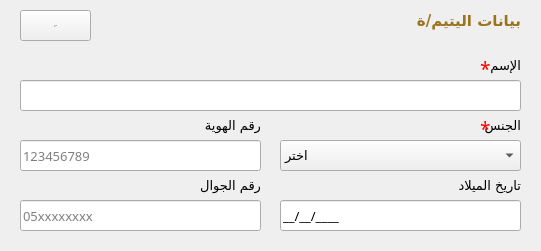
       <widget class="QWidget" name="widget_16" native="true">
        <property name="geometry">
         <rect>
          <x>550</x>
          <y>10</y>
          <width>541</width>
          <height>251</height>
         </rect>
        </property>
        <property name="styleSheet">
         <string notr="true"/>
        </property>
        <property name="class" stdset="0">
         <string>Card</string>
        </property>
        <widget class="QWidget" name="widget_17" native="true">
         <property name="geometry">
          <rect>
           <x>0</x>
           <y>0</y>
           <width>541</width>
           <height>41</height>
          </rect>
         </property>
         <property name="class" stdset="0">
          <string>bg-pink-gold box-top-radius</string>
         </property>
         <widget class="QLabel" name="label_58">
          <property name="geometry">
           <rect>
            <x>410</x>
            <y>0</y>
            <width>111</width>
            <height>41</height>
           </rect>
          </property>
          <property name="font">
           <font>
            <family>Cairo</family>
            <pointsize>11</pointsize>
            <bold>true</bold>
           </font>
          </property>
          <property name="styleSheet">
           <string notr="true">color: #9c731d;</string>
          </property>
          <property name="text">
           <string>بيانات اليتيم/ة</string>
          </property>
         </widget>
         <widget class="QPushButton" name="pushButton_19">
          <property name="geometry">
           <rect>
            <x>20</x>
            <y>10</y>
            <width>71</width>
            <height>31</height>
           </rect>
          </property>
          <property name="font">
           <font>
            <family>Cairo</family>
            <pointsize>-1</pointsize>
            <bold>true</bold>
           </font>
          </property>
          <property name="text">
           <string>افراغ</string>
          </property>
          <property name="icon">
           <iconset>
            <normaloff>../assets/icons/ic_fluent_text_clear_formatting_24_filled.svg</normaloff>../assets/icons/ic_fluent_text_clear_formatting_24_filled.svg</iconset>
          </property>
          <property name="class" stdset="0">
           <string>btn btn-gold border-b-r-0</string>
          </property>
         </widget>
        </widget>
        <widget class="QLabel" name="label_59">
         <property name="geometry">
          <rect>
           <x>460</x>
           <y>50</y>
           <width>61</width>
           <height>31</height>
          </rect>
         </property>
         <property name="font">
          <font>
           <family>Cairo</family>
           <pointsize>10</pointsize>
          </font>
         </property>
         <property name="text">
          <string>الإسم</string>
         </property>
        </widget>
        <widget class="QLineEdit" name="add_orphan_name">
         <property name="enabled">
          <bool>true</bool>
         </property>
         <property name="geometry">
          <rect>
           <x>20</x>
           <y>80</y>
           <width>501</width>
           <height>31</height>
          </rect>
         </property>
         <property name="font">
          <font>
           <family>Cairo</family>
           <pointsize>10</pointsize>
          </font>
         </property>
         <property name="readOnly">
          <bool>false</bool>
         </property>
        </widget>
        <widget class="QComboBox" name="add_orphan_gender">
         <property name="geometry">
          <rect>
           <x>280</x>
           <y>140</y>
           <width>241</width>
           <height>31</height>
          </rect>
         </property>
         <property name="font">
          <font>
           <family>Cairo</family>
           <pointsize>10</pointsize>
          </font>
         </property>
         <property name="toolTip">
          <string>الجنس</string>
         </property>
         <item>
          <property name="text">
           <string>اختر</string>
          </property>
         </item>
         <item>
          <property name="text">
           <string>ذكر</string>
          </property>
         </item>
         <item>
          <property name="text">
           <string>أنثى</string>
          </property>
         </item>
        </widget>
        <widget class="QLabel" name="label_63">
         <property name="geometry">
          <rect>
           <x>460</x>
           <y>110</y>
           <width>61</width>
           <height>31</height>
          </rect>
         </property>
         <property name="font">
          <font>
           <family>Cairo</family>
           <pointsize>10</pointsize>
          </font>
         </property>
         <property name="text">
          <string>الجنس</string>
         </property>
        </widget>
        <widget class="QLabel" name="label_60">
         <property name="geometry">
          <rect>
           <x>190</x>
           <y>110</y>
           <width>71</width>
           <height>31</height>
          </rect>
         </property>
         <property name="font">
          <font>
           <family>Cairo</family>
           <pointsize>10</pointsize>
          </font>
         </property>
         <property name="text">
          <string>رقم الهوية</string>
         </property>
        </widget>
        <widget class="QLineEdit" name="add_orphan_id">
         <property name="enabled">
          <bool>true</bool>
         </property>
         <property name="geometry">
          <rect>
           <x>20</x>
           <y>140</y>
           <width>241</width>
           <height>31</height>
          </rect>
         </property>
         <property name="font">
          <font>
           <family>Cairo</family>
           <pointsize>10</pointsize>
          </font>
         </property>
         <property name="readOnly">
          <bool>false</bool>
         </property>
         <property name="placeholderText">
          <string>123456789</string>
         </property>
        </widget>
        <widget class="QLineEdit" name="add_orphan_birth_day">
         <property name="enabled">
          <bool>true</bool>
         </property>
         <property name="geometry">
          <rect>
           <x>280</x>
           <y>200</y>
           <width>241</width>
           <height>31</height>
          </rect>
         </property>
         <property name="font">
          <font>
           <family>Cairo</family>
           <pointsize>10</pointsize>
          </font>
         </property>
         <property name="inputMask">
          <string>99/99/9999;_</string>
         </property>
         <property name="readOnly">
          <bool>false</bool>
         </property>
         <property name="placeholderText">
          <string>01/01/2026</string>
         </property>
        </widget>
        <widget class="QLabel" name="label_61">
         <property name="geometry">
          <rect>
           <x>450</x>
           <y>170</y>
           <width>71</width>
           <height>31</height>
          </rect>
         </property>
         <property name="font">
          <font>
           <family>Cairo</family>
           <pointsize>10</pointsize>
          </font>
         </property>
         <property name="text">
          <string>تاريخ الميلاد</string>
         </property>
        </widget>
        <widget class="QLabel" name="label_62">
         <property name="geometry">
          <rect>
           <x>200</x>
           <y>170</y>
           <width>61</width>
           <height>31</height>
          </rect>
         </property>
         <property name="font">
          <font>
           <family>Cairo</family>
           <pointsize>10</pointsize>
          </font>
         </property>
         <property name="text">
          <string>رقم الجوال</string>
         </property>
        </widget>
        <widget class="QLineEdit" name="add_orphan_phone">
         <property name="enabled">
          <bool>true</bool>
         </property>
         <property name="geometry">
          <rect>
           <x>20</x>
           <y>200</y>
           <width>241</width>
           <height>31</height>
          </rect>
         </property>
         <property name="font">
          <font>
           <family>Cairo</family>
           <pointsize>10</pointsize>
          </font>
         </property>
         <property name="readOnly">
          <bool>false</bool>
         </property>
         <property name="placeholderText">
          <string>05xxxxxxxx</string>
         </property>
        </widget>
        <widget class="QLabel" name="label_175">
         <property name="geometry">
          <rect>
           <x>480</x>
           <y>60</y>
           <width>16</width>
           <height>16</height>
          </rect>
         </property>
         <property name="font">
          <font>
           <family>Cairo</family>
           <pointsize>14</pointsize>
          </font>
         </property>
         <property name="styleSheet">
          <string notr="true">color: red;</string>
         </property>
         <property name="text">
          <string>*</string>
         </property>
        </widget>
        <widget class="QLabel" name="label_176">
         <property name="geometry">
          <rect>
           <x>480</x>
           <y>120</y>
           <width>21</width>
           <height>16</height>
          </rect>
         </property>
         <property name="font">
          <font>
           <family>Cairo</family>
           <pointsize>14</pointsize>
          </font>
         </property>
         <property name="styleSheet">
          <string notr="true">color: red;</string>
         </property>
         <property name="text">
          <string>*</string>
         </property>
        </widget>
       </widget>
